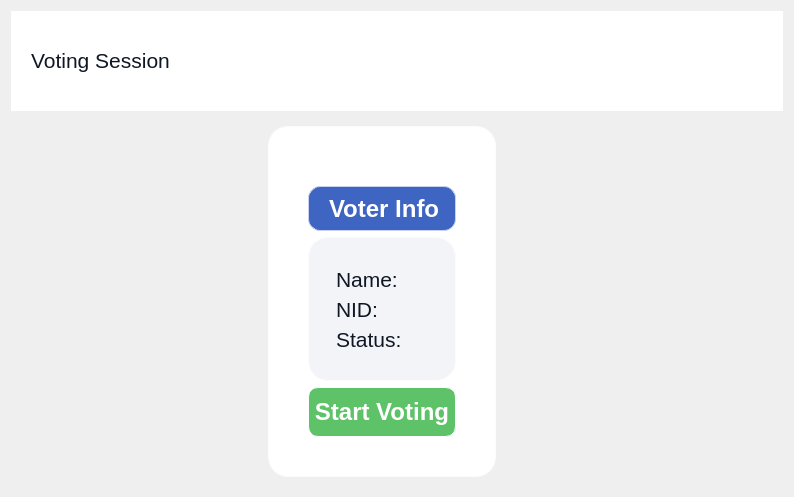
      <widget class="QWidget" name="page7">
       <layout class="QVBoxLayout" name="verticalLayout_18">
        <item>
         <widget class="QFrame" name="topBar7">
          <property name="sizePolicy">
           <sizepolicy hsizetype="Preferred" vsizetype="Preferred">
            <horstretch>0</horstretch>
            <verstretch>0</verstretch>
           </sizepolicy>
          </property>
          <property name="minimumSize">
           <size>
            <width>0</width>
            <height>100</height>
           </size>
          </property>
          <property name="styleSheet">
           <string notr="true">background-color: rgb(255, 255, 255);
</string>
          </property>
          <layout class="QGridLayout" name="gridLayout_23">
           <item row="0" column="0" alignment="Qt::AlignmentFlag::AlignVCenter">
            <widget class="QLabel" name="label_54">
             <property name="font">
              <font>
               <family>Segoe UI</family>
               <pointsize>16</pointsize>
              </font>
             </property>
             <property name="styleSheet">
              <string notr="true">color: #0f1724; /* dark slate */
  padding-left: 6px;</string>
             </property>
             <property name="text">
              <string>Voting Session</string>
             </property>
            </widget>
           </item>
          </layout>
         </widget>
        </item>
        <item>
         <widget class="QWidget" name="backCard4_4" native="true">
          <property name="sizePolicy">
           <sizepolicy hsizetype="Expanding" vsizetype="Preferred">
            <horstretch>1</horstretch>
            <verstretch>1</verstretch>
           </sizepolicy>
          </property>
          <property name="minimumSize">
           <size>
            <width>0</width>
            <height>0</height>
           </size>
          </property>
          <property name="maximumSize">
           <size>
            <width>16777215</width>
            <height>16777215</height>
           </size>
          </property>
          <property name="styleSheet">
           <string notr="true">background-color: rrgb(244, 245, 249);
border-radius: 20px;
border: None;</string>
          </property>
          <layout class="QGridLayout" name="gridLayout_13">
           <item row="0" column="0">
            <spacer name="horizontalSpacer_5">
             <property name="orientation">
              <enum>Qt::Orientation::Horizontal</enum>
             </property>
             <property name="sizeHint" stdset="0">
              <size>
               <width>248</width>
               <height>20</height>
              </size>
             </property>
            </spacer>
           </item>
           <item row="0" column="1">
            <widget class="QWidget" name="backCard7" native="true">
             <property name="sizePolicy">
              <sizepolicy hsizetype="Expanding" vsizetype="Preferred">
               <horstretch>1</horstretch>
               <verstretch>1</verstretch>
              </sizepolicy>
             </property>
             <property name="minimumSize">
              <size>
               <width>0</width>
               <height>0</height>
              </size>
             </property>
             <property name="maximumSize">
              <size>
               <width>16777215</width>
               <height>351</height>
              </size>
             </property>
             <property name="styleSheet">
              <string notr="true">background-color: rgb(255, 255, 255);
border-radius: 20px;
border: 1px solid rgb(252, 251, 253);</string>
             </property>
             <layout class="QGridLayout" name="gridLayout_11">
              <property name="leftMargin">
               <number>40</number>
              </property>
              <property name="topMargin">
               <number>60</number>
              </property>
              <property name="rightMargin">
               <number>40</number>
              </property>
              <property name="bottomMargin">
               <number>40</number>
              </property>
              <item row="3" column="0">
               <widget class="QPushButton" name="startVotingBtn7">
                <property name="sizePolicy">
                 <sizepolicy hsizetype="Preferred" vsizetype="Preferred">
                  <horstretch>0</horstretch>
                  <verstretch>0</verstretch>
                 </sizepolicy>
                </property>
                <property name="minimumSize">
                 <size>
                  <width>0</width>
                  <height>50</height>
                 </size>
                </property>
                <property name="maximumSize">
                 <size>
                  <width>836</width>
                  <height>100</height>
                 </size>
                </property>
                <property name="font">
                 <font>
                  <family>Segoe UI</family>
                  <pointsize>18</pointsize>
                  <italic>false</italic>
                  <bold>true</bold>
                 </font>
                </property>
                <property name="styleSheet">
                 <string notr="true">QPushButton {
border-radius: 10px;
  background:rgb(94, 194, 105);
color: White;
font: Bold;
}

QPushButton:hover {
   background: rgb(76, 162, 84);
}

QPushButton:pressed {
    background: rgb(21, 153, 71)
}
</string>
                </property>
                <property name="text">
                 <string>Start Voting</string>
                </property>
               </widget>
              </item>
              <item row="2" column="0">
               <widget class="QWidget" name="backCard4_3" native="true">
                <property name="sizePolicy">
                 <sizepolicy hsizetype="Expanding" vsizetype="Preferred">
                  <horstretch>1</horstretch>
                  <verstretch>1</verstretch>
                 </sizepolicy>
                </property>
                <property name="minimumSize">
                 <size>
                  <width>0</width>
                  <height>0</height>
                 </size>
                </property>
                <property name="maximumSize">
                 <size>
                  <width>836</width>
                  <height>16777215</height>
                 </size>
                </property>
                <property name="styleSheet">
                 <string notr="true">background-color: rgb(242, 244, 248);
border-radius: 20px;
border: 1px solid rgb(252, 251, 253);</string>
                </property>
                <layout class="QGridLayout" name="gridLayout_12">
                 <property name="leftMargin">
                  <number>28</number>
                 </property>
                 <property name="topMargin">
                  <number>30</number>
                 </property>
                 <property name="bottomMargin">
                  <number>30</number>
                 </property>
                 <item row="4" column="0">
                  <widget class="QLabel" name="status7">
                   <property name="font">
                    <font>
                     <family>Segoe UI</family>
                     <pointsize>16</pointsize>
                    </font>
                   </property>
                   <property name="styleSheet">
                    <string notr="true">color: #0f1724; /* dark slate */
border: transparent;
</string>
                   </property>
                   <property name="text">
                    <string>Status: </string>
                   </property>
                  </widget>
                 </item>
                 <item row="3" column="0">
                  <widget class="QLabel" name="nid7">
                   <property name="font">
                    <font>
                     <family>Segoe UI</family>
                     <pointsize>16</pointsize>
                    </font>
                   </property>
                   <property name="styleSheet">
                    <string notr="true">color: #0f1724; /* dark slate */
border: transparent;
</string>
                   </property>
                   <property name="text">
                    <string>NID: </string>
                   </property>
                  </widget>
                 </item>
                 <item row="2" column="0">
                  <widget class="QLabel" name="name7">
                   <property name="font">
                    <font>
                     <family>Segoe UI</family>
                     <pointsize>16</pointsize>
                    </font>
                   </property>
                   <property name="styleSheet">
                    <string notr="true">color: #0f1724; /* dark slate */
border: transparent;

</string>
                   </property>
                   <property name="text">
                    <string>Name: </string>
                   </property>
                  </widget>
                 </item>
                </layout>
               </widget>
              </item>
              <item row="1" column="0">
               <widget class="QWidget" name="notRegisteredCard_2" native="true">
                <property name="sizePolicy">
                 <sizepolicy hsizetype="Expanding" vsizetype="Preferred">
                  <horstretch>1</horstretch>
                  <verstretch>1</verstretch>
                 </sizepolicy>
                </property>
                <property name="minimumSize">
                 <size>
                  <width>0</width>
                  <height>0</height>
                 </size>
                </property>
                <property name="maximumSize">
                 <size>
                  <width>250</width>
                  <height>45</height>
                 </size>
                </property>
                <property name="styleSheet">
                 <string notr="true">background-color: rgb(62, 101, 194);
border-radius: 12px;
border: 1px solid rgb(200, 210, 240);
</string>
                </property>
                <layout class="QHBoxLayout" name="horizontalLayout_12">
                 <item>
                  <widget class="QLabel" name="notRegistered_2">
                   <property name="font">
                    <font>
                     <family>Arial</family>
                     <pointsize>18</pointsize>
                     <italic>false</italic>
                     <bold>true</bold>
                    </font>
                   </property>
                   <property name="styleSheet">
                    <string notr="true">color: rgb(255, 255, 255);
font: 700 18pt &quot;Arial&quot;;
 padding-left: 6px;
border: transparent;</string>
                   </property>
                   <property name="text">
                    <string>Voter Info</string>
                   </property>
                  </widget>
                 </item>
                </layout>
               </widget>
              </item>
             </layout>
            </widget>
           </item>
           <item row="0" column="2">
            <spacer name="horizontalSpacer_6">
             <property name="orientation">
              <enum>Qt::Orientation::Horizontal</enum>
             </property>
             <property name="sizeHint" stdset="0">
              <size>
               <width>278</width>
               <height>20</height>
              </size>
             </property>
            </spacer>
           </item>
          </layout>
         </widget>
        </item>
       </layout>
      </widget>
